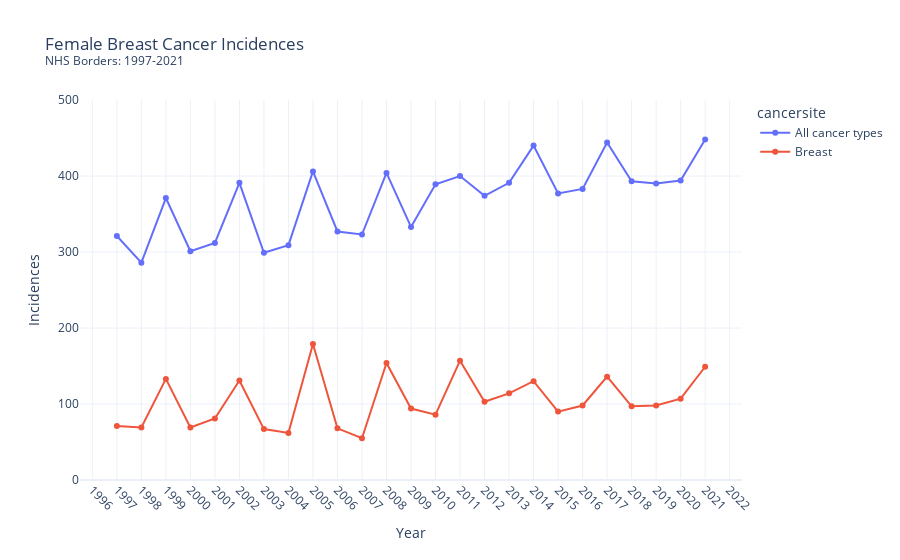

The notebook cell this image was saved under:
### Code cell
fig1 = px.line(ci_borders_female, x='year', y='incidencesallages', color = "cancersite", markers=True, template="plotly_white", title = "Female Breast Cancer Incidences <br><sup>NHS Borders: 1997-2021</sup>")

fig1.update_layout(xaxis_title='Year',
                   yaxis_title='Incidences',
                   yaxis_range=[0,500],
                  xaxis = dict(
                      tickmode = 'linear',
                      tick0 = 1997,
                      dtick = 1))

fig1.update_xaxes(tickangle=45)


fig1.show()

### Figure 1 — Plotly figure (JSON) as saved in the notebook; plotly's stock layout.template omitted (floating-point values rounded to 4 significant figures)
{"data": [{"hovertemplate": "cancersite=All cancer types<br>year=%{x}<br>incidencesallages=%{y}<extra></extra>", "legendgroup": "All cancer types", "line": {"color": "#636efa", "dash": "solid"}, "marker": {"symbol": "circle"}, "mode": "lines+markers", "name": "All cancer types", "orientation": "v", "showlegend": true, "type": "scatter", "x": [1997, 1998, 1999, 2000, 2001, 2002, 2003, 2004, 2005, 2006, 2007, 2008, 2009, 2010, 2011, 2012, 2013, 2014, 2015, 2016, 2017, 2018, 2019, 2020, 2021], "xaxis": "x", "y": [321, 286, 371, 301, 312, 391, 299, 309, 406, 327, 323, 404, 333, 389, 400, 374, 391, 440, 377, 383, 444, 393, 390, 394, 448], "yaxis": "y"}, {"hovertemplate": "cancersite=Breast<br>year=%{x}<br>incidencesallages=%{y}<extra></extra>", "legendgroup": "Breast", "line": {"color": "#EF553B", "dash": "solid"}, "marker": {"symbol": "circle"}, "mode": "lines+markers", "name": "Breast", "orientation": "v", "showlegend": true, "type": "scatter", "x": [1997, 1998, 1999, 2000, 2001, 2002, 2003, 2004, 2005, 2006, 2007, 2008, 2009, 2010, 2011, 2012, 2013, 2014, 2015, 2016, 2017, 2018, 2019, 2020, 2021], "xaxis": "x", "y": [71, 69, 133, 69, 81, 131, 67, 62, 179, 68, 55, 154, 94, 86, 157, 103, 114, 130, 90, 98, 136, 97, 98, 107, 149], "yaxis": "y"}], "layout": {"legend": {"title": {"text": "cancersite"}, "tracegroupgap": 0}, "title": {"text": "Female Breast Cancer Incidences <br><sup>NHS Borders: 1997-2021</sup>"}, "xaxis": {"anchor": "y", "domain": [0, 1], "dtick": 1, "tick0": 1997, "tickangle": 45, "tickmode": "linear", "title": {"text": "Year"}}, "yaxis": {"anchor": "x", "domain": [0, 1], "range": [0, 500], "title": {"text": "Incidences"}}}}
